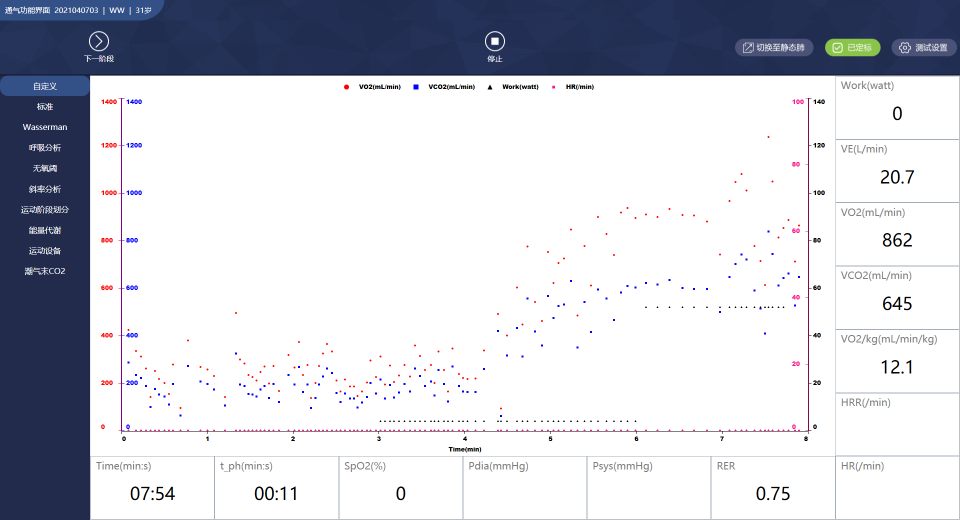
#> input picture newpic/capture/1.png, 1920 x 1040 px (shown at 1/2 size)
$ python -i pyHigherOCR.py   (imports and definitions only)   (older library calls are emulated)
#> lines starting #> are read from the running program, lines starting #| are printed output that depends on the picture
#> further down, picture is the input picture: PIL image 1920x1040 RGBA; mean R, G, B, A 203.8, 206, 214.4, 255
###
# Author：  JYChen
# Time:     20200121
# Vision:   3.0
###
import os
import sys
import time
import numpy as np
from PIL import Image
import tkinter as tk

# [7 lines of commented-out code are left out]

loc_VO2 = {'left_top_x': 1740, 'left_top_y': 460, 'right_buttom_x': 1850, 'right_buttom_y': 500}
loc_VCO2 = {'left_top_x': 1740, 'left_top_y': 590, 'right_buttom_x': 1850, 'right_buttom_y': 625}
loc_VE = {'left_top_x': 1740, 'left_top_y': 330, 'right_buttom_x': 1850, 'right_buttom_y': 375}
loc_HR = {'left_top_x': 1740, 'left_top_y': 970, 'right_buttom_x': 1850, 'right_buttom_y': 1005}

# 二值化阈值，自定义阈值为150, 小于150的是白色0 大于的是黑色1
threshold = 150
# 二值化对照表
bin_table = []
# [5 lines not run here, left out]

# 标准Hash码
hash_vals = {
    "0": "111000111000000110111100001111000011111000111110011111100111111001111110001111100011111000111100001111001001100111000011",
    "1": "111111001111000000000000001110001111100011111000111110001111100011111000111110001111100011111000111110001111100011111000",
    "2": "110001111000000101111100111111001111110011111100111110011111000111100011110011111001111100111111001111110000000000000000",
    "3": "110001111000000111111001111111011111110111111001111100111000011111111001111111001111110011111100111111000011000100000111",
    "4": "111111111111101111110011111100111110101111101011110010111101101110111011001110110000000000000000111110111111101111111011",
    "5": "111111111000000110111111101111111011111110111111100001110000000111111000111111001111110011111100111111010011000100000111",
    "6": "111100011100000110011111001111110011111100111111010000110001100100111100011111000111110000111100001111001001100111000011",
    "7": "111111110000000011111100111111011111100111111001111100111111001111110111111001111110011111101111110011111100111111001111",
    "8": "111001111000000100111101001111000011110010111101100000011000000100111100011111000111111001111110001111000001100111000011",
    "9": "110001111000000100111001011111000111110001111100001111000011100010000000111111001111110011111101111110010010001100000111",
    ".": "111111111111111111111111111111111111111111111111111111111111111111111111111111111111111111111111111111110000000000000000"
}


# [11 lines left out: function get_screenshot, not called in this run]


def get_img(img):
    box_o2 = ([loc_VO2['left_top_x'], loc_VO2['left_top_y'], loc_VO2['right_buttom_x'], loc_VO2['right_buttom_y']])
    box_co2 = ([loc_VCO2['left_top_x'], loc_VCO2['left_top_y'], loc_VCO2['right_buttom_x'], loc_VCO2['right_buttom_y']])
    box_oe = ([loc_VE['left_top_x'], loc_VE['left_top_y'], loc_VE['right_buttom_x'], loc_VE['right_buttom_y']])
    # box_hr = ([loc_HR['left_top_x'], loc_HR['left_top_y'], loc_HR['right_buttom_x'], loc_HR['right_buttom_y']])
    image_vo2 = img.crop(box_o2)
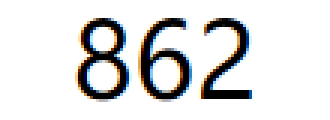
#> image_vo2: PIL image 110x40 RGBA (shown 3 times larger); mean R, G, B, A 222.5, 222.5, 222.5, 255
    image_vco2 = img.crop(box_co2)
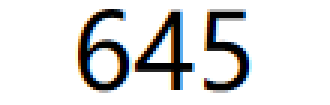
#> image_vco2: PIL image 110x35 RGBA (shown 3 times larger); mean R, G, B, A 220.3, 220.3, 220.2, 255
    image_ve = img.crop(box_oe)
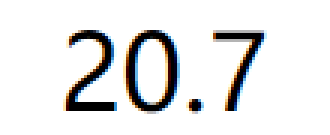
#> image_ve: PIL image 110x45 RGBA (shown 3 times larger); mean R, G, B, A 229.7, 229.7, 229.6, 255
    # image_hr = img.crop(box_hr)
    return image_vo2, image_vco2, image_ve #, image_hr


# [114 lines left out: functions binarize, vertical_cut, hashing, hamming, recognize, not called in this run]


# [41 lines not run here, left out]

        # ser.close()

>>> from PIL import Image
>>> picture = Image.open('newpic/capture/1.png')
>>> result = get_img(picture)

$ run again, on newpic/capture/10.png
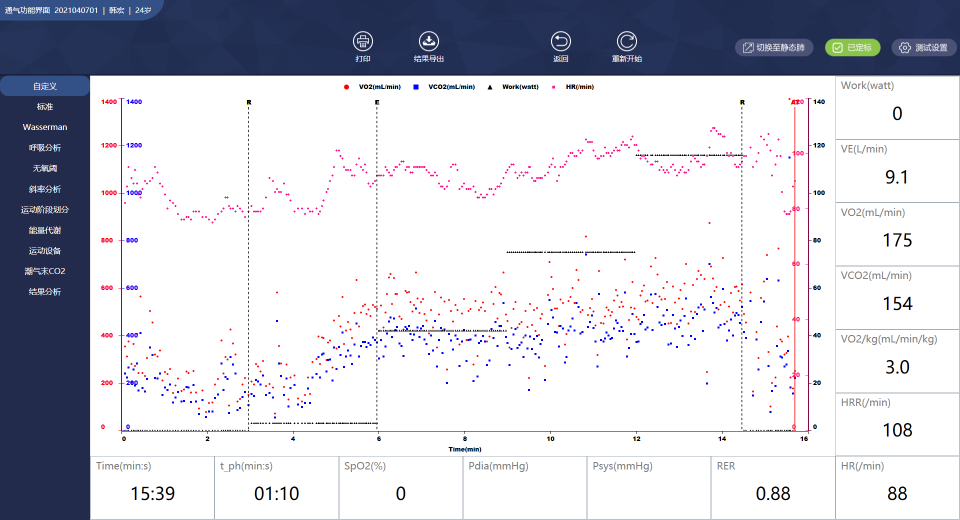
#> input picture newpic/capture/10.png, 1920 x 1040 px (shown at 1/2 size)
#> picture is the input picture: PIL image 1920x1040 RGBA; mean R, G, B, A 203.1, 204.5, 213.5, 255
#> in get_img, `image_vco2 = img.crop(box_co2)`:
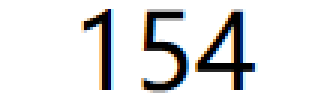
#> image_vco2: PIL image 110x35 RGBA (shown 3 times larger); mean R, G, B, A 226.1, 226, 226.3, 255
#> in get_img, `image_ve = img.crop(box_oe)`:
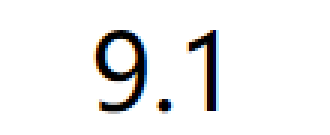
#> image_ve: PIL image 110x45 RGBA (shown 3 times larger); mean R, G, B, A 238.9, 238.8, 238.9, 255

$ run again, on newpic/capture/11.png
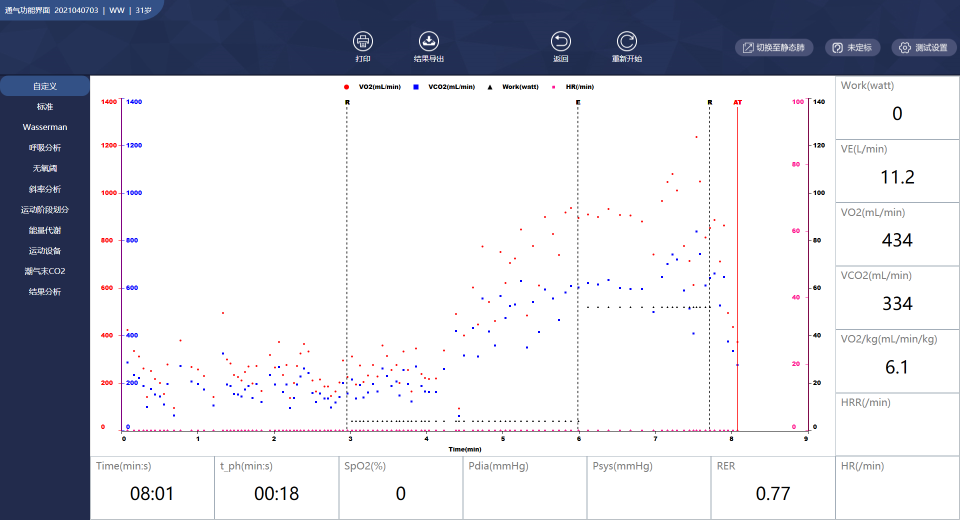
#> input picture newpic/capture/11.png, 1920 x 1040 px (shown at 1/2 size)
#> picture is the input picture: PIL image 1920x1040 RGBA; mean R, G, B, A 203.7, 205.6, 214.3, 255
#> in get_img, `image_vco2 = img.crop(box_co2)`:
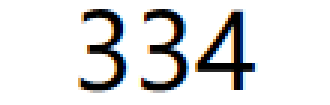
#> image_vco2: PIL image 110x35 RGBA (shown 3 times larger); mean R, G, B, A 222.8, 222.8, 222.9, 255
#> in get_img, `image_ve = img.crop(box_oe)`:
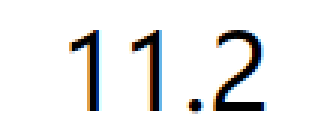
#> image_ve: PIL image 110x45 RGBA (shown 3 times larger); mean R, G, B, A 235.2, 235.2, 235.2, 255

$ run again, on newpic/capture/12.png
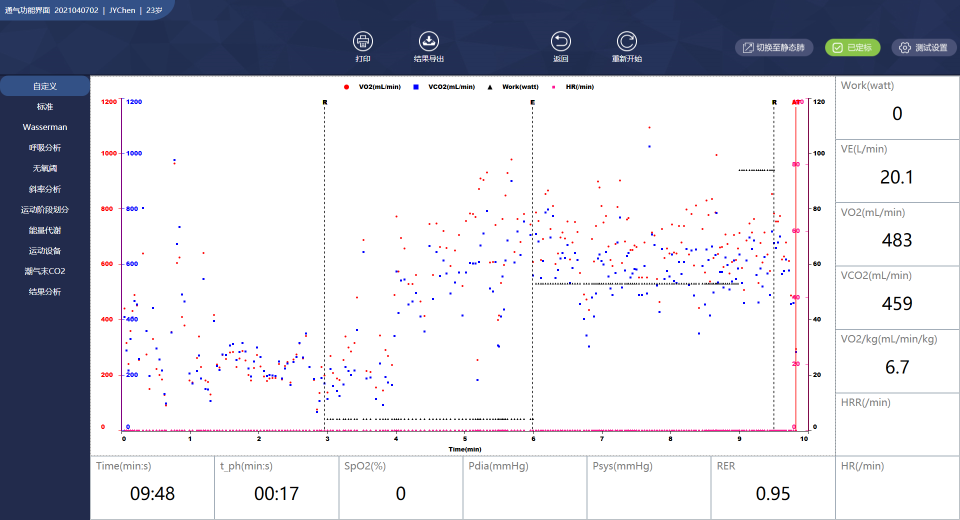
#> input picture newpic/capture/12.png, 1920 x 1040 px (shown at 1/2 size)
#> picture is the input picture: PIL image 1920x1040 RGBA; mean R, G, B, A 203.2, 204.9, 213.7, 255
#> in get_img, `image_vco2 = img.crop(box_co2)`:
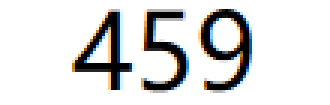
#> image_vco2: PIL image 110x35 RGBA (shown 3 times larger); mean R, G, B, A 220, 220.1, 220.2, 255
#> in get_img, `image_ve = img.crop(box_oe)`:
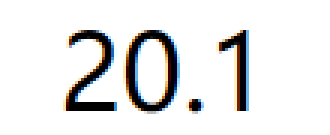
#> image_ve: PIL image 110x45 RGBA (shown 3 times larger); mean R, G, B, A 230.6, 230.4, 230.4, 255
